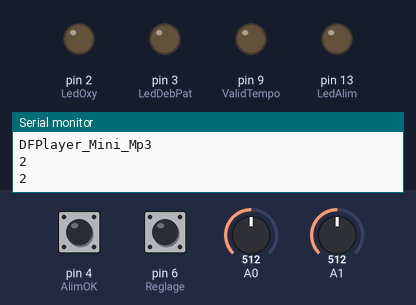
A sketch run on a simulated Arduino Uno, built with avr-gcc and run on an emulated ATmega328P. Parts: output pins drawn as LEDs (lit = HIGH), the last lines printed to the serial monitor. The inputs (shaded band) are chosen by the test bench; at power-on: A0 = 512, A1 = 512, pin 4 (AlimOK) HIGH, pin 6 (Reglage) HIGH. The audio player accepts every command and is not drawn.

Above: at 18.2 s.
18.3 s: A0 set to 601
22.2 s: A0 set to 629
At 26.2 s:
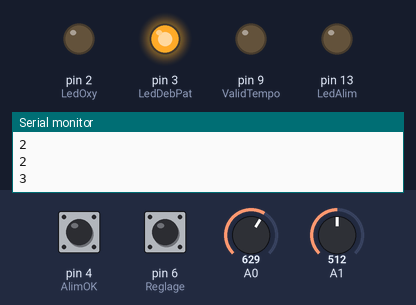
26.5 s: A1 set to 604
30.2 s: A1 set to 627
36.2 s: A1 set to 900
At 38.0 s:
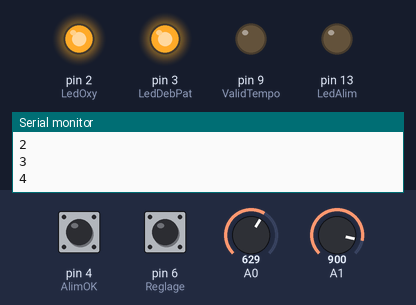
Timing chart, 0 to 39.5 s (numbered marks = the images above; inputs shaded):
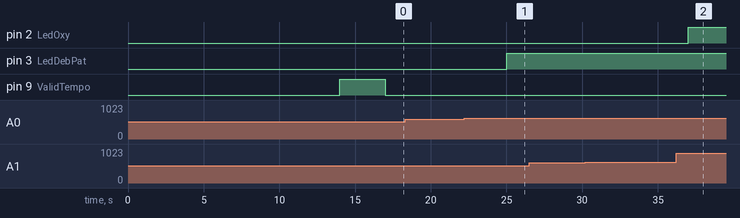

The sketch:

R1_Securite.ino
```cpp
#include <SoftwareSerial.h>

#include <DFPlayer_Mini_Mp3.h>

SoftwareSerial DFPlayerSerial( 10, 11 ); // RX, TX

int ValidTempo=9;
int DebPat=0;
int Oxy=1;
int Reglage=6;
int Tempo=5;
int AlimOK=4;
int LedDebPat=3;
int LedOxy=2;
int LedAlim=13;
int AlarmPat=0;
int AlarmOxy=0;
int AlarmAlim=0;
int BipReglage=0;
int BoutonTempo=0;

void setup()

{

  Serial.begin( 115200 );
  Serial.print( "\n\nDFPlayer_Mini_Mp3\n" );
  DFPlayerSerial.begin( 9600 );
  mp3_set_serial( DFPlayerSerial );
  mp3_set_device( 2 );  // Carte SD
  mp3_set_volume( 22 ); // 0-30
  pinMode(ValidTempo,OUTPUT);
  pinMode(Reglage,INPUT_PULLUP);
  pinMode(Tempo,INPUT_PULLUP);
  pinMode(AlimOK,INPUT_PULLUP);
  pinMode(LedDebPat,OUTPUT);
  pinMode(LedOxy,OUTPUT);
  pinMode(LedAlim,OUTPUT);
  digitalWrite(LedDebPat,LOW);
  digitalWrite(LedOxy,LOW);
  digitalWrite(LedAlim,LOW);


  AlarmAlim = digitalRead (AlimOK);
  if (AlarmAlim ==0)
  {
     while (AlarmAlim ==0)
    {
      digitalWrite(LedAlim,HIGH);
      mp3_play( 3 );
     _delay_ms( 5000 );
     AlarmAlim = digitalRead (AlimOK);
    }
  }
  else
  {
  digitalWrite(LedAlim,LOW);
  mp3_play( 7 );
  _delay_ms( 3000 );
  mp3_play( 11 );
  _delay_ms( 8000 );
  mp3_play( 7 );
  _delay_ms( 3000 );
  digitalWrite (ValidTempo, HIGH);
  delay(3000);
  digitalWrite (ValidTempo, LOW);
  }

Serial.begin(9600);
}

void loop()

{

  AlarmPat = (analogRead (A0) *5)/1023;
  Serial.println(AlarmPat);
    if (AlarmPat >= 3)
  {
  digitalWrite(LedDebPat,HIGH);
  mp3_play( 1 );
  _delay_ms( 4000 );
  }
  else
  {
   digitalWrite(LedDebPat,LOW);
  }

 AlarmOxy = (analogRead (A1)*5)/1023;
 Serial.println(AlarmOxy);
 Serial.println();
    if (AlarmOxy >=3)
  {
  digitalWrite(LedOxy,HIGH);
  mp3_play( 2 );
  _delay_ms( 4000 );
  }
  else
  {
    digitalWrite(LedOxy,LOW);
  }

 BipReglage = digitalRead (Reglage);
    if (BipReglage ==1)
  {
    mp3_play( 10 );
   _delay_ms( 4000 );
  }

}
```

Measured:
- the behaviour switches between 613 and 614 on A0 (found by bisection; images 0 and 1)
- after the input at 22.2 s, pin 3 (LedDebPat): LOW → HIGH after 2.8 s
